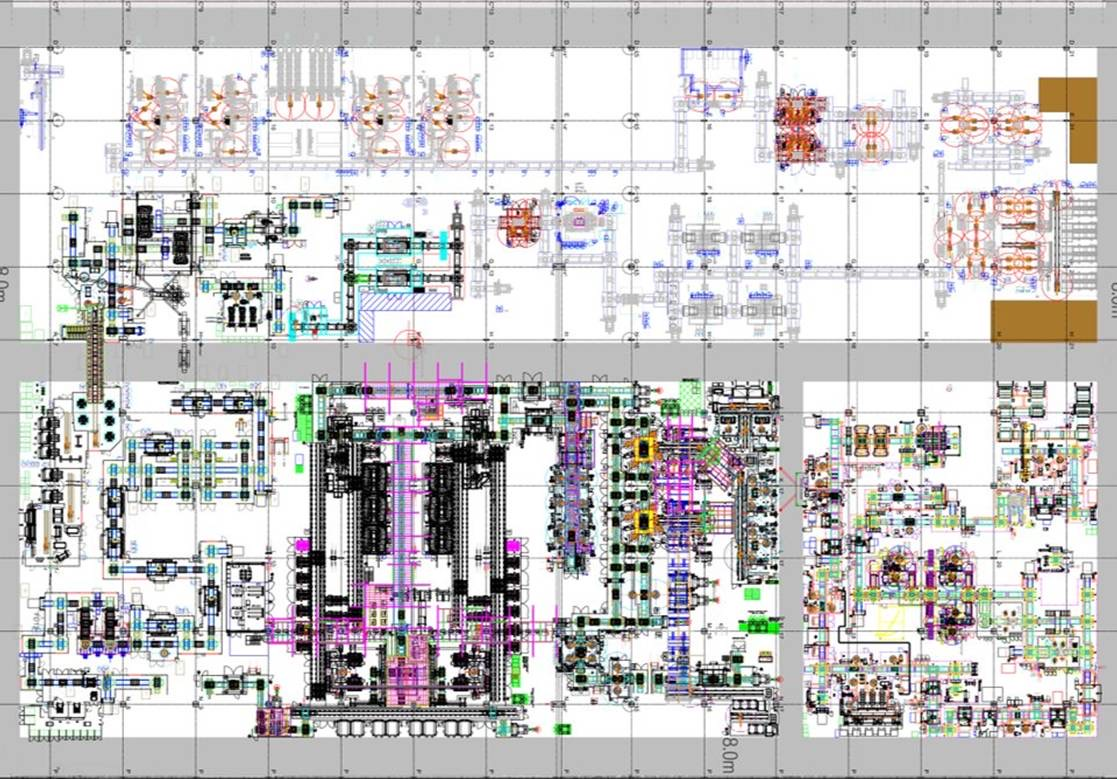
#> input picture assets/layout_raw.jpg, 1117 x 779 px
$ python make_layout_shadow.py
#> lines starting #> are read from the running program, lines starting #| are printed output that depends on the picture; after the words box and inside, x2 and y2 are one past the last pixel; in counts of white or black regions, pixels touching at a corner belong together
"""Turn the raw plant layout (assets/layout_raw.jpg) into the faint line-work shadow
used behind the trolley requirements map (assets/layout_shadow.png).

Dark line work becomes opaque, light fills and paper become transparent, and JPEG
noise is dropped. Run again if the layout drawing changes:

    python tools/make_layout_shadow.py
"""
from pathlib import Path

import numpy as np
from PIL import Image

ROOT = Path(__file__).resolve().parents[1]
SRC, OUT = ROOT / "assets" / "layout_raw.jpg", ROOT / "assets" / "layout_shadow.png"
INK_RGB = (64, 63, 59)


def main() -> None:
    a = np.asarray(Image.open(SRC).convert("RGB")).astype(float)
    lum = 0.299 * a[..., 0] + 0.587 * a[..., 1] + 0.114 * a[..., 2]
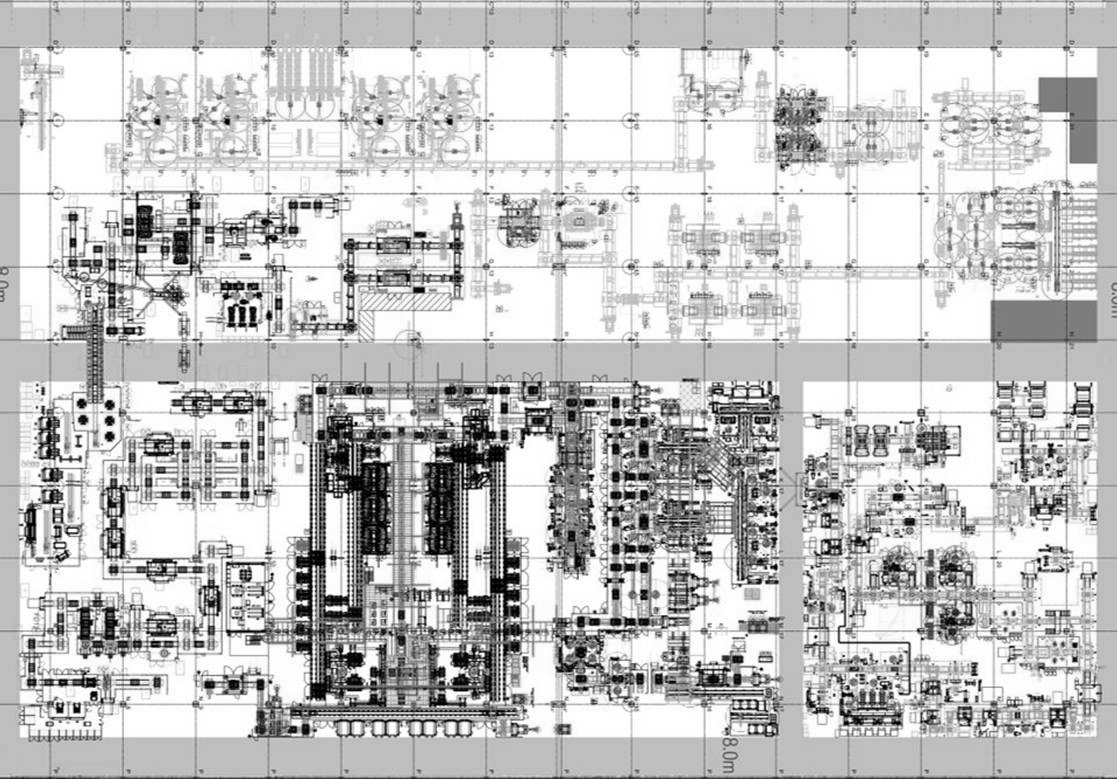
#> lum: shape (779, 1117) float64; min 0, max 255, mean 196.2
    ink = np.clip((215 - lum) / 165, 0, 1) ** 0.9
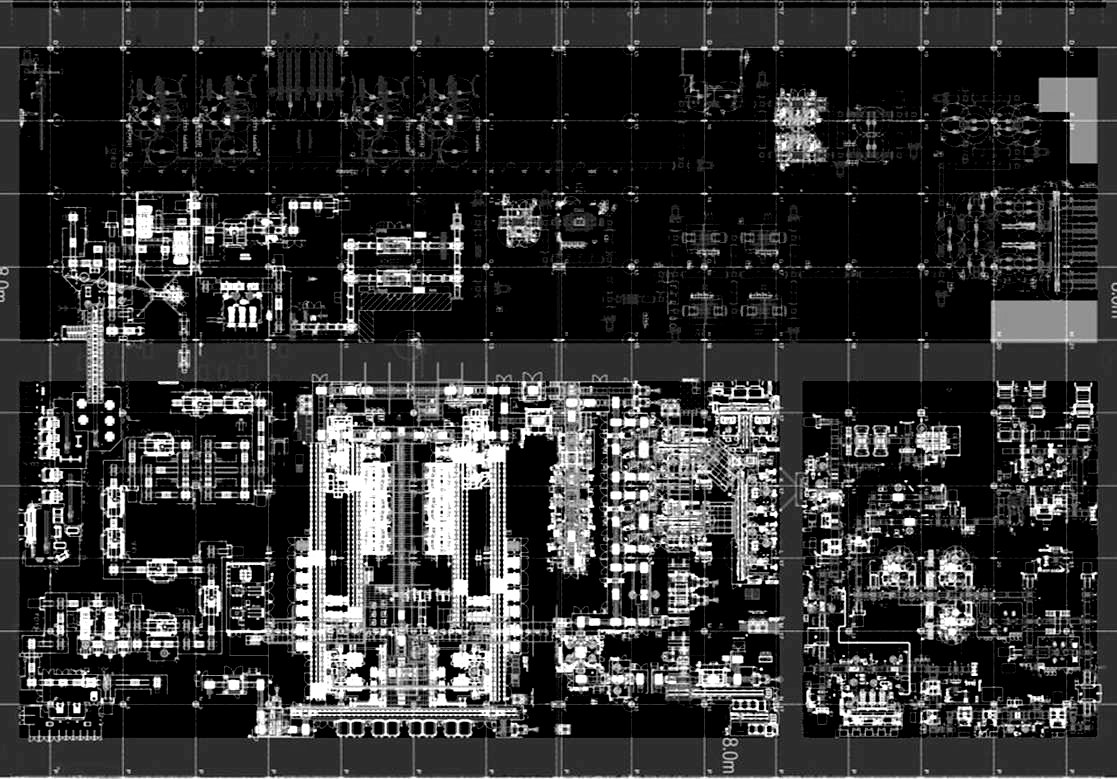
#> ink: shape (779, 1117) float64; min 0, max 1, mean 0.205
    ink[ink < 0.14] = 0                      # paper, light fills, JPEG noise
#> ink: shape (779, 1117) float64; 8.33% of pixels changed, all inside (x1, y1, x2, y2) = (0, 0, 1117, 777)
    alpha = np.round(ink * 15) * 17          # 16 levels keeps the PNG small
    rgba = np.zeros((*lum.shape, 4), dtype=np.uint8)
    rgba[..., :3] = INK_RGB
    rgba[..., 3] = alpha.astype(np.uint8)
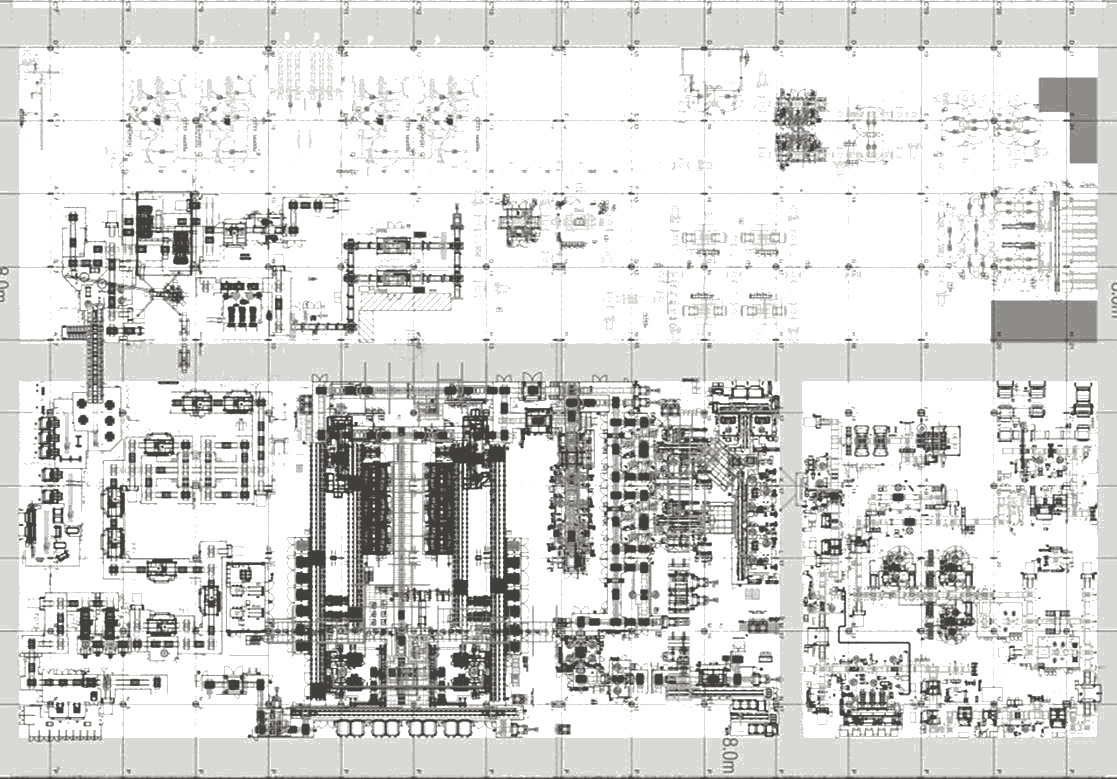
#> rgba: shape (779, 1117, 4); mean of channels 0, 1, 2, 3 64, 63, 59, 51.5; transparent parts drawn white
    Image.fromarray(rgba, "RGBA").save(OUT, optimize=True)
    print(f"wrote {OUT} ({OUT.stat().st_size / 1024:.0f} KB)")


if __name__ == "__main__":
    main()
